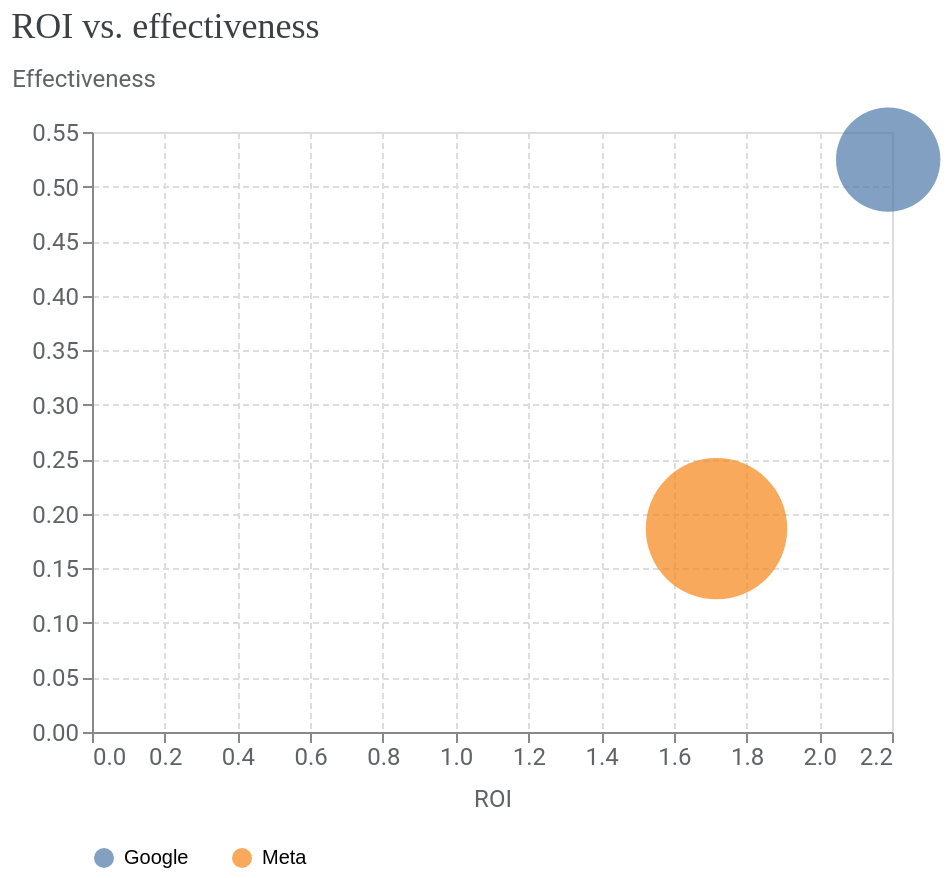

Notebook code for this chart:
### Code cell
media_summary.plot_roi_vs_effectiveness()

### Figure 1 — Vega-Lite specification as saved in the notebook (floating-point values rounded to 4 significant figures)
{"config": {"view": {"continuousWidth": 300, "continuousHeight": 300}, "axis": {"gridDash": [3, 2], "labelColor": "#5F6368", "labelFont": "Roboto", "labelFontSize": 12, "titleColor": "#5F6368", "titleFont": "Roboto", "titleFontSize": 12, "titleFontWeight": "normal", "titlePadding": 10}}, "data": {"name": "data-45b5f568f28e302014828395ac0ff9a8"}, "mark": {"type": "circle", "size": 80, "tooltip": true}, "encoding": {"color": {"field": "channel", "legend": {"columnPadding": 20, "columns": 7, "orient": "bottom", "rowPadding": 10, "title": null}, "type": "nominal"}, "size": {"field": "spend", "legend": null, "scale": {"range": [100, 5000]}, "type": "quantitative"}, "x": {"field": "roi", "scale": {}, "title": "ROI", "type": "quantitative"}, "y": {"axis": {"titleAlign": "left", "titleAngle": 0, "titleY": -20}, "field": "effectiveness", "scale": {}, "title": "Effectiveness", "type": "quantitative"}}, "title": {"text": "ROI vs. effectiveness", "anchor": "start", "color": "#3C4043", "font": "Google Sans Display", "fontSize": 18, "fontWeight": "normal", "offset": 10}, "width": 400, "$schema": "https://vega.github.io/schema/vega-lite/v5.20.1.json", "datasets": {"data-45b5f568f28e302014828395ac0ff9a8": [{"channel": "Meta ", "roi": 1.717, "effectiveness": 0.1864, "spend": 519600.0}, {"channel": "Google ", "roi": 2.189, "effectiveness": 0.5247, "spend": 278100.0}]}}
